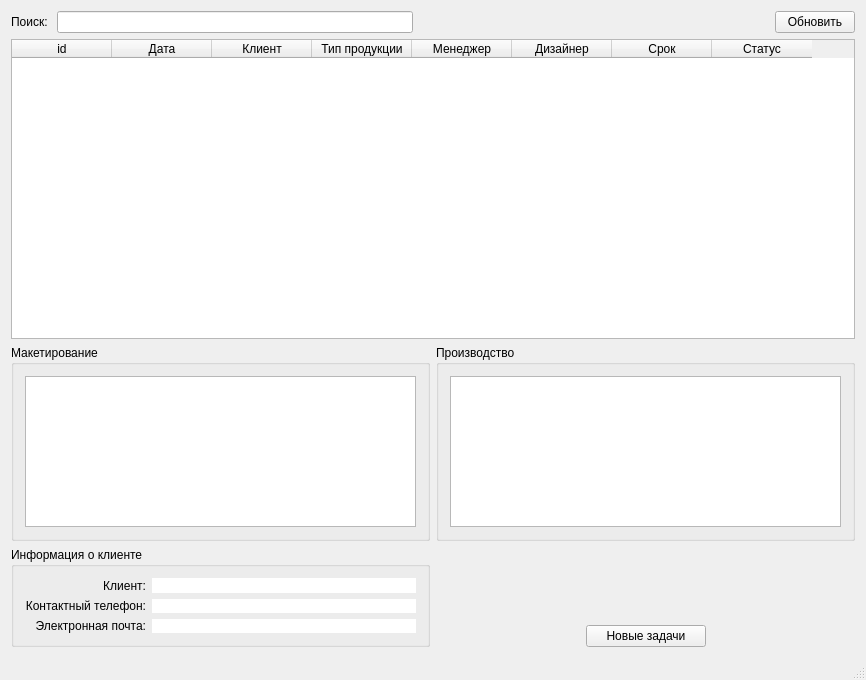
<?xml version="1.0" encoding="UTF-8"?>
<ui version="4.0">
 <class>MainFormClass</class>
 <widget class="QMainWindow" name="MainFormClass">
  <property name="geometry">
   <rect>
    <x>0</x>
    <y>0</y>
    <width>866</width>
    <height>680</height>
   </rect>
  </property>
  <property name="windowTitle">
   <string>MainForm</string>
  </property>
  <widget class="QWidget" name="centralWidget">
   <layout class="QGridLayout" name="gridLayout_5">
    <item row="2" column="0">
     <widget class="QGroupBox" name="groupBox">
      <property name="sizePolicy">
       <sizepolicy hsizetype="Minimum" vsizetype="Minimum">
        <horstretch>0</horstretch>
        <verstretch>0</verstretch>
       </sizepolicy>
      </property>
      <property name="minimumSize">
       <size>
        <width>0</width>
        <height>100</height>
       </size>
      </property>
      <property name="title">
       <string>Макетирование</string>
      </property>
      <layout class="QGridLayout" name="gridLayout_4">
       <item row="0" column="0">
        <widget class="QTextEdit" name="mockupTaskTextEdit">
         <property name="sizePolicy">
          <sizepolicy hsizetype="MinimumExpanding" vsizetype="MinimumExpanding">
           <horstretch>0</horstretch>
           <verstretch>0</verstretch>
          </sizepolicy>
         </property>
         <property name="frameShape">
          <enum>QFrame::StyledPanel</enum>
         </property>
         <property name="readOnly">
          <bool>true</bool>
         </property>
        </widget>
       </item>
      </layout>
     </widget>
    </item>
    <item row="2" column="1">
     <widget class="QGroupBox" name="groupBox_2">
      <property name="sizePolicy">
       <sizepolicy hsizetype="Minimum" vsizetype="Minimum">
        <horstretch>0</horstretch>
        <verstretch>0</verstretch>
       </sizepolicy>
      </property>
      <property name="minimumSize">
       <size>
        <width>0</width>
        <height>100</height>
       </size>
      </property>
      <property name="title">
       <string>Производство</string>
      </property>
      <layout class="QGridLayout" name="gridLayout_3">
       <item row="0" column="0">
        <widget class="QTextEdit" name="productTaskTextEdit">
         <property name="sizePolicy">
          <sizepolicy hsizetype="MinimumExpanding" vsizetype="MinimumExpanding">
           <horstretch>0</horstretch>
           <verstretch>0</verstretch>
          </sizepolicy>
         </property>
         <property name="frameShape">
          <enum>QFrame::StyledPanel</enum>
         </property>
         <property name="readOnly">
          <bool>true</bool>
         </property>
        </widget>
       </item>
      </layout>
     </widget>
    </item>
    <item row="0" column="0" colspan="2">
     <layout class="QHBoxLayout" name="horizontalLayout">
      <item>
       <widget class="QLabel" name="searchLabel">
        <property name="text">
         <string>Поиск: </string>
        </property>
       </widget>
      </item>
      <item>
       <widget class="QLineEdit" name="searchLineEdit"/>
      </item>
      <item>
       <spacer name="horizontalSpacer">
        <property name="orientation">
         <enum>Qt::Horizontal</enum>
        </property>
        <property name="sizeHint" stdset="0">
         <size>
          <width>40</width>
          <height>20</height>
         </size>
        </property>
       </spacer>
      </item>
      <item>
       <widget class="QPushButton" name="pushButton">
        <property name="text">
         <string>Обновить</string>
        </property>
       </widget>
      </item>
     </layout>
    </item>
    <item row="3" column="0">
     <widget class="QGroupBox" name="clientsDataGBox">
      <property name="minimumSize">
       <size>
        <width>0</width>
        <height>100</height>
       </size>
      </property>
      <property name="maximumSize">
       <size>
        <width>16777215</width>
        <height>100</height>
       </size>
      </property>
      <property name="title">
       <string>Информация о клиенте</string>
      </property>
      <layout class="QGridLayout" name="gridLayout_2">
       <item row="0" column="0">
        <layout class="QGridLayout" name="gridLayout">
         <item row="0" column="1">
          <widget class="QLineEdit" name="nameClientLineEdit">
           <property name="autoFillBackground">
            <bool>true</bool>
           </property>
           <property name="frame">
            <bool>false</bool>
           </property>
           <property name="readOnly">
            <bool>true</bool>
           </property>
           <property name="clearButtonEnabled">
            <bool>false</bool>
           </property>
          </widget>
         </item>
         <item row="1" column="1">
          <widget class="QLineEdit" name="phoneClientLineEdit">
           <property name="autoFillBackground">
            <bool>true</bool>
           </property>
           <property name="frame">
            <bool>false</bool>
           </property>
           <property name="readOnly">
            <bool>true</bool>
           </property>
           <property name="clearButtonEnabled">
            <bool>false</bool>
           </property>
          </widget>
         </item>
         <item row="0" column="0">
          <widget class="QLabel" name="nameClientLabel">
           <property name="text">
            <string>Клиент:</string>
           </property>
           <property name="alignment">
            <set>Qt::AlignRight|Qt::AlignTrailing|Qt::AlignVCenter</set>
           </property>
          </widget>
         </item>
         <item row="1" column="0">
          <widget class="QLabel" name="phoneClientLabel">
           <property name="text">
            <string>Контактный телефон:</string>
           </property>
           <property name="alignment">
            <set>Qt::AlignRight|Qt::AlignTrailing|Qt::AlignVCenter</set>
           </property>
          </widget>
         </item>
         <item row="2" column="0">
          <widget class="QLabel" name="mailClientLabel">
           <property name="text">
            <string>Электронная почта:</string>
           </property>
           <property name="alignment">
            <set>Qt::AlignRight|Qt::AlignTrailing|Qt::AlignVCenter</set>
           </property>
          </widget>
         </item>
         <item row="2" column="1">
          <widget class="QLineEdit" name="mailClientLineEdit">
           <property name="autoFillBackground">
            <bool>true</bool>
           </property>
           <property name="frame">
            <bool>false</bool>
           </property>
           <property name="readOnly">
            <bool>true</bool>
           </property>
           <property name="clearButtonEnabled">
            <bool>false</bool>
           </property>
          </widget>
         </item>
        </layout>
       </item>
      </layout>
     </widget>
    </item>
    <item row="1" column="0" colspan="2">
     <widget class="QTableWidget" name="ordersTable">
      <property name="sizePolicy">
       <sizepolicy hsizetype="Preferred" vsizetype="Preferred">
        <horstretch>1</horstretch>
        <verstretch>1</verstretch>
       </sizepolicy>
      </property>
      <property name="minimumSize">
       <size>
        <width>500</width>
        <height>300</height>
       </size>
      </property>
      <property name="contextMenuPolicy">
       <enum>Qt::CustomContextMenu</enum>
      </property>
      <property name="alternatingRowColors">
       <bool>true</bool>
      </property>
      <property name="selectionMode">
       <enum>QAbstractItemView::SingleSelection</enum>
      </property>
      <property name="selectionBehavior">
       <enum>QAbstractItemView::SelectRows</enum>
      </property>
      <property name="verticalScrollMode">
       <enum>QAbstractItemView::ScrollPerPixel</enum>
      </property>
      <property name="horizontalScrollMode">
       <enum>QAbstractItemView::ScrollPerPixel</enum>
      </property>
      <property name="gridStyle">
       <enum>Qt::SolidLine</enum>
      </property>
      <property name="sortingEnabled">
       <bool>true</bool>
      </property>
      <property name="cornerButtonEnabled">
       <bool>false</bool>
      </property>
      <column>
       <property name="text">
        <string>id</string>
       </property>
      </column>
      <column>
       <property name="text">
        <string>Дата</string>
       </property>
      </column>
      <column>
       <property name="text">
        <string>Клиент</string>
       </property>
      </column>
      <column>
       <property name="text">
        <string>Тип продукции</string>
       </property>
      </column>
      <column>
       <property name="text">
        <string>Менеджер</string>
       </property>
      </column>
      <column>
       <property name="text">
        <string>Дизайнер</string>
       </property>
      </column>
      <column>
       <property name="text">
        <string>Срок</string>
       </property>
      </column>
      <column>
       <property name="text">
        <string>Статус</string>
       </property>
      </column>
     </widget>
    </item>
    <item row="3" column="1">
     <layout class="QVBoxLayout" name="verticalLayout">
      <item>
       <spacer name="verticalSpacer">
        <property name="orientation">
         <enum>Qt::Vertical</enum>
        </property>
        <property name="sizeHint" stdset="0">
         <size>
          <width>20</width>
          <height>40</height>
         </size>
        </property>
       </spacer>
      </item>
      <item>
       <layout class="QHBoxLayout" name="horizontalLayout_3">
        <item>
         <spacer name="horizontalSpacer_2">
          <property name="orientation">
           <enum>Qt::Horizontal</enum>
          </property>
          <property name="sizeHint" stdset="0">
           <size>
            <width>40</width>
            <height>20</height>
           </size>
          </property>
         </spacer>
        </item>
        <item>
         <widget class="QPushButton" name="newTasksBtn">
          <property name="minimumSize">
           <size>
            <width>120</width>
            <height>0</height>
           </size>
          </property>
          <property name="text">
           <string>Новые задачи</string>
          </property>
          <property name="checkable">
           <bool>true</bool>
          </property>
         </widget>
        </item>
        <item>
         <spacer name="horizontalSpacer_3">
          <property name="orientation">
           <enum>Qt::Horizontal</enum>
          </property>
          <property name="sizeHint" stdset="0">
           <size>
            <width>40</width>
            <height>20</height>
           </size>
          </property>
         </spacer>
        </item>
       </layout>
      </item>
     </layout>
    </item>
   </layout>
  </widget>
  <widget class="QMenuBar" name="menuBar">
   <property name="geometry">
    <rect>
     <x>0</x>
     <y>0</y>
     <width>866</width>
     <height>21</height>
    </rect>
   </property>
  </widget>
  <widget class="QStatusBar" name="statusBar"/>
 </widget>
 <layoutdefault spacing="6" margin="11"/>
 <tabstops>
  <tabstop>searchLineEdit</tabstop>
  <tabstop>mockupTaskTextEdit</tabstop>
  <tabstop>productTaskTextEdit</tabstop>
  <tabstop>nameClientLineEdit</tabstop>
  <tabstop>phoneClientLineEdit</tabstop>
  <tabstop>mailClientLineEdit</tabstop>
  <tabstop>ordersTable</tabstop>
 </tabstops>
 <resources>
  <include location="MainForm.qrc"/>
 </resources>
 <connections>
  <connection>
   <sender>ordersTable</sender>
   <signal>itemClicked(QTableWidgetItem*)</signal>
   <receiver>MainFormClass</receiver>
   <slot>selectOrderSlot()</slot>
   <hints>
    <hint type="sourcelabel">
     <x>175</x>
     <y>87</y>
    </hint>
    <hint type="destinationlabel">
     <x>514</x>
     <y>252</y>
    </hint>
   </hints>
  </connection>
  <connection>
   <sender>ordersTable</sender>
   <signal>itemPressed(QTableWidgetItem*)</signal>
   <receiver>MainFormClass</receiver>
   <slot>selectOrderSlot()</slot>
   <hints>
    <hint type="sourcelabel">
     <x>330</x>
     <y>116</y>
    </hint>
    <hint type="destinationlabel">
     <x>332</x>
     <y>199</y>
    </hint>
   </hints>
  </connection>
  <connection>
   <sender>searchLineEdit</sender>
   <signal>textEdited(QString)</signal>
   <receiver>MainFormClass</receiver>
   <slot>searchOrdersByClientSlot()</slot>
   <hints>
    <hint type="sourcelabel">
     <x>263</x>
     <y>40</y>
    </hint>
    <hint type="destinationlabel">
     <x>318</x>
     <y>39</y>
    </hint>
   </hints>
  </connection>
  <connection>
   <sender>pushButton</sender>
   <signal>clicked()</signal>
   <receiver>MainFormClass</receiver>
   <slot>updateData()</slot>
   <hints>
    <hint type="sourcelabel">
     <x>597</x>
     <y>43</y>
    </hint>
    <hint type="destinationlabel">
     <x>553</x>
     <y>22</y>
    </hint>
   </hints>
  </connection>
  <connection>
   <sender>newTasksBtn</sender>
   <signal>clicked()</signal>
   <receiver>MainFormClass</receiver>
   <slot>newTasksSlot()</slot>
   <hints>
    <hint type="sourcelabel">
     <x>484</x>
     <y>629</y>
    </hint>
    <hint type="destinationlabel">
     <x>428</x>
     <y>605</y>
    </hint>
   </hints>
  </connection>
 </connections>
 <slots>
  <slot>selectOrderSlot()</slot>
  <slot>searchOrdersByClientSlot()</slot>
  <slot>fillDBSlot()</slot>
  <slot>updateData()</slot>
  <slot>newTasksSlot()</slot>
 </slots>
</ui>
